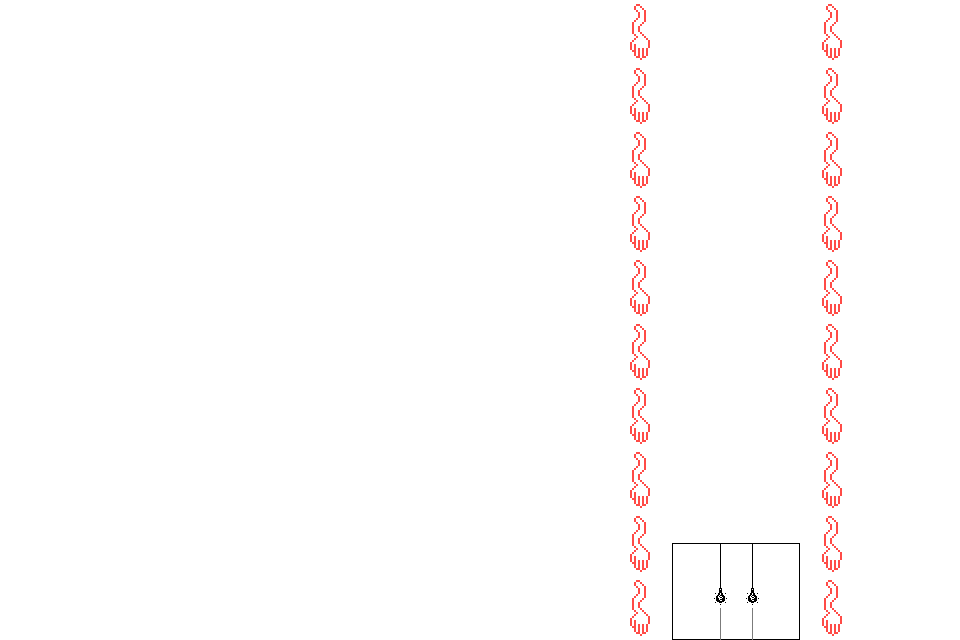

Below is a game level as drawn by its tile map, then a one-line description and the .tmx file that defines it, in full:
An orthogonal 30x20 tile map with 32x32 px tiles, 2 tile layers (Tile Layer 1, Tile Layer 2), 2 tilesets.

<map version="1.8" tiledversion="1.8.4" orientation="orthogonal" renderorder="right-down" width="30" height="20" tilewidth="32" tileheight="32" infinite="0" nextlayerid="3" nextobjectid="1">
 <tileset firstgid="1" name="whitespace" tilewidth="32" tileheight="32" tilecount="36" columns="9">
  <image source="../sprites/whitespace.png" width="288" height="128" />
 </tileset>
 <tileset firstgid="37" name="hands" tilewidth="32" tileheight="32" tilecount="4" columns="2">
  <image source="../sprites/HANDS_SPRITE.png" width="64" height="64" />
 </tileset>
 <layer id="1" name="Tile Layer 1" width="30" height="20">
  <data encoding="csv">
21,21,21,21,21,21,21,21,21,21,21,21,21,21,21,21,21,21,21,21,21,21,21,21,21,21,21,21,21,21,
21,21,21,21,21,21,21,21,21,21,21,21,21,21,21,21,21,21,21,21,21,21,21,21,21,21,21,21,21,21,
21,21,21,21,21,21,21,21,21,21,21,21,21,21,21,21,21,21,21,21,21,21,21,21,21,21,21,21,21,21,
21,21,21,21,21,21,21,21,21,21,21,21,21,21,21,21,21,21,21,21,21,21,21,21,21,21,21,21,21,21,
21,21,21,21,21,21,21,21,21,21,21,21,21,21,21,21,21,21,21,21,21,21,21,21,21,21,21,21,21,21,
21,21,21,21,21,21,21,21,21,21,21,21,21,21,21,21,21,21,21,21,21,21,21,21,21,21,21,21,21,21,
21,21,21,21,21,21,21,21,21,21,21,21,21,21,21,21,21,21,21,21,21,21,21,21,21,21,21,21,21,21,
21,21,21,21,21,21,21,21,21,21,21,21,21,21,21,21,21,21,21,21,21,21,21,21,21,21,21,21,21,21,
21,21,21,21,21,21,21,21,21,21,21,21,21,21,21,21,21,21,21,21,21,21,21,21,21,21,21,21,21,21,
21,21,21,21,21,21,21,21,21,21,21,21,21,21,21,21,21,21,21,21,21,21,21,21,21,21,21,21,21,21,
21,21,21,21,21,21,21,21,21,21,21,21,21,21,21,21,21,21,21,21,21,21,21,21,21,21,21,21,21,21,
21,21,21,21,21,21,21,21,21,21,21,21,21,21,21,21,21,21,21,21,21,21,21,21,21,21,21,21,21,21,
21,21,21,21,21,21,21,21,21,21,21,21,21,21,21,21,21,21,21,21,21,21,21,21,21,21,21,21,21,21,
21,21,21,21,21,21,21,21,21,21,21,21,21,21,21,21,21,21,21,21,21,21,21,21,21,21,21,21,21,21,
21,21,21,21,21,21,21,21,21,21,21,21,21,21,21,21,21,21,21,21,21,21,21,21,21,21,21,21,21,21,
21,21,21,21,21,21,21,21,21,21,21,21,21,21,21,21,21,21,21,21,21,21,21,21,21,21,21,21,21,21,
21,21,21,21,21,21,21,21,21,21,21,21,21,21,21,21,21,21,21,21,21,2,3,4,5,21,21,21,21,21,
21,21,21,21,21,21,21,21,21,21,21,21,21,21,21,21,21,21,21,21,21,11,12,13,14,21,21,21,21,21,
21,21,21,21,21,21,21,21,21,21,21,21,21,21,21,21,21,21,21,21,21,20,21,22,23,21,21,21,21,21,
21,21,21,21,21,21,21,21,21,21,21,21,21,21,21,21,21,21,21,21,21,29,30,31,32,21,21,21,21,21
</data>
 </layer>
 <layer id="2" name="Tile Layer 2" width="30" height="20">
  <data encoding="csv">
0,0,0,0,0,0,0,0,0,0,0,0,0,0,0,0,0,0,0,37,38,0,0,0,0,37,38,0,0,0,
0,0,0,0,0,0,0,0,0,0,0,0,0,0,0,0,0,0,0,39,40,0,0,0,0,39,40,0,0,0,
0,0,0,0,0,0,0,0,0,0,0,0,0,0,0,0,0,0,0,37,38,0,0,0,0,37,38,0,0,0,
0,0,0,0,0,0,0,0,0,0,0,0,0,0,0,0,0,0,0,39,40,0,0,0,0,39,40,0,0,0,
0,0,0,0,0,0,0,0,0,0,0,0,0,0,0,0,0,0,0,37,38,0,0,0,0,37,38,0,0,0,
0,0,0,0,0,0,0,0,0,0,0,0,0,0,0,0,0,0,0,39,40,0,0,0,0,39,40,0,0,0,
0,0,0,0,0,0,0,0,0,0,0,0,0,0,0,0,0,0,0,37,38,0,0,0,0,37,38,0,0,0,
0,0,0,0,0,0,0,0,0,0,0,0,0,0,0,0,0,0,0,39,40,0,0,0,0,39,40,0,0,0,
0,0,0,0,0,0,0,0,0,0,0,0,0,0,0,0,0,0,0,37,38,0,0,0,0,37,38,0,0,0,
0,0,0,0,0,0,0,0,0,0,0,0,0,0,0,0,0,0,0,39,40,0,0,0,0,39,40,0,0,0,
0,0,0,0,0,0,0,0,0,0,0,0,0,0,0,0,0,0,0,37,38,0,0,0,0,37,38,0,0,0,
0,0,0,0,0,0,0,0,0,0,0,0,0,0,0,0,0,0,0,39,40,0,0,0,0,39,40,0,0,0,
0,0,0,0,0,0,0,0,0,0,0,0,0,0,0,0,0,0,0,37,38,0,0,0,0,37,38,0,0,0,
0,0,0,0,0,0,0,0,0,0,0,0,0,0,0,0,0,0,0,39,40,0,0,0,0,39,40,0,0,0,
0,0,0,0,0,0,0,0,0,0,0,0,0,0,0,0,0,0,0,37,38,0,0,0,0,37,38,0,0,0,
0,0,0,0,0,0,0,0,0,0,0,0,0,0,0,0,0,0,0,39,40,0,0,0,0,39,40,0,0,0,
0,0,0,0,0,0,0,0,0,0,0,0,0,0,0,0,0,0,0,37,38,0,0,0,0,37,38,0,0,0,
0,0,0,0,0,0,0,0,0,0,0,0,0,0,0,0,0,0,0,39,40,0,7,7,0,39,40,0,0,0,
0,0,0,0,0,0,0,0,0,0,0,0,0,0,0,0,0,0,0,37,38,0,16,16,0,37,38,0,0,0,
0,0,0,0,0,0,0,0,0,0,0,0,0,0,0,0,0,0,0,39,40,0,25,25,0,39,40,0,0,0
</data>
 </layer>
</map>
